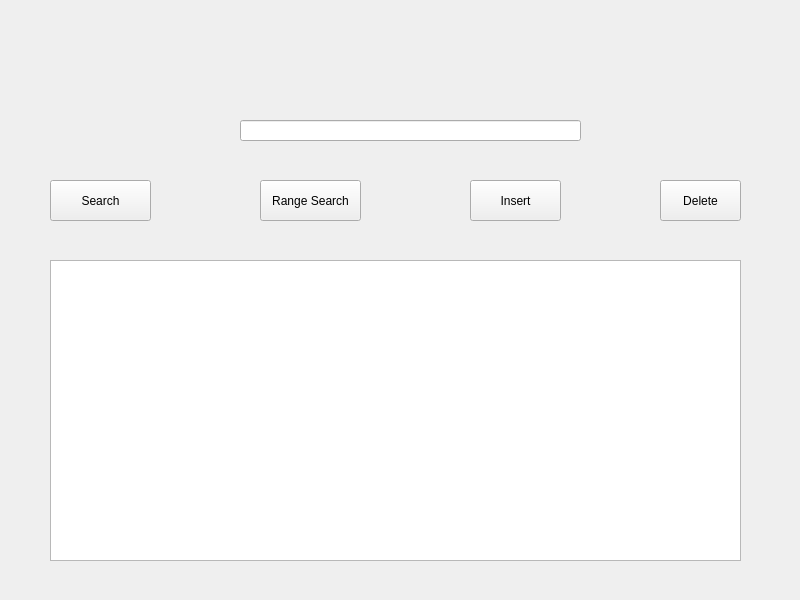
<?xml version="1.0" encoding="UTF-8"?>
<ui version="4.0">
 <class>MainWindow</class>
 <widget class="QMainWindow" name="MainWindow">
  <property name="geometry">
   <rect>
    <x>0</x>
    <y>0</y>
    <width>800</width>
    <height>600</height>
   </rect>
  </property>
  <property name="windowTitle">
   <string>MainWindow</string>
  </property>
  <widget class="QWidget" name="centralwidget">
   <widget class="QLineEdit" name="editTitle">
    <property name="geometry">
     <rect>
      <x>240</x>
      <y>120</y>
      <width>341</width>
      <height>21</height>
     </rect>
    </property>
   </widget>
   <widget class="QPushButton" name="searchBtn">
    <property name="geometry">
     <rect>
      <x>50</x>
      <y>180</y>
      <width>101</width>
      <height>41</height>
     </rect>
    </property>
    <property name="text">
     <string>Search</string>
    </property>
   </widget>
   <widget class="QPushButton" name="rangeBtn">
    <property name="geometry">
     <rect>
      <x>260</x>
      <y>180</y>
      <width>101</width>
      <height>41</height>
     </rect>
    </property>
    <property name="text">
     <string>Range Search</string>
    </property>
   </widget>
   <widget class="QPushButton" name="insertBtn">
    <property name="geometry">
     <rect>
      <x>470</x>
      <y>180</y>
      <width>91</width>
      <height>41</height>
     </rect>
    </property>
    <property name="text">
     <string>Insert</string>
    </property>
   </widget>
   <widget class="QPushButton" name="deleteBtn">
    <property name="geometry">
     <rect>
      <x>660</x>
      <y>180</y>
      <width>81</width>
      <height>41</height>
     </rect>
    </property>
    <property name="text">
     <string>Delete</string>
    </property>
   </widget>
   <widget class="QTableView" name="recordTable">
    <property name="geometry">
     <rect>
      <x>50</x>
      <y>260</y>
      <width>691</width>
      <height>301</height>
     </rect>
    </property>
   </widget>
  </widget>
 </widget>
 <resources/>
 <connections/>
</ui>
